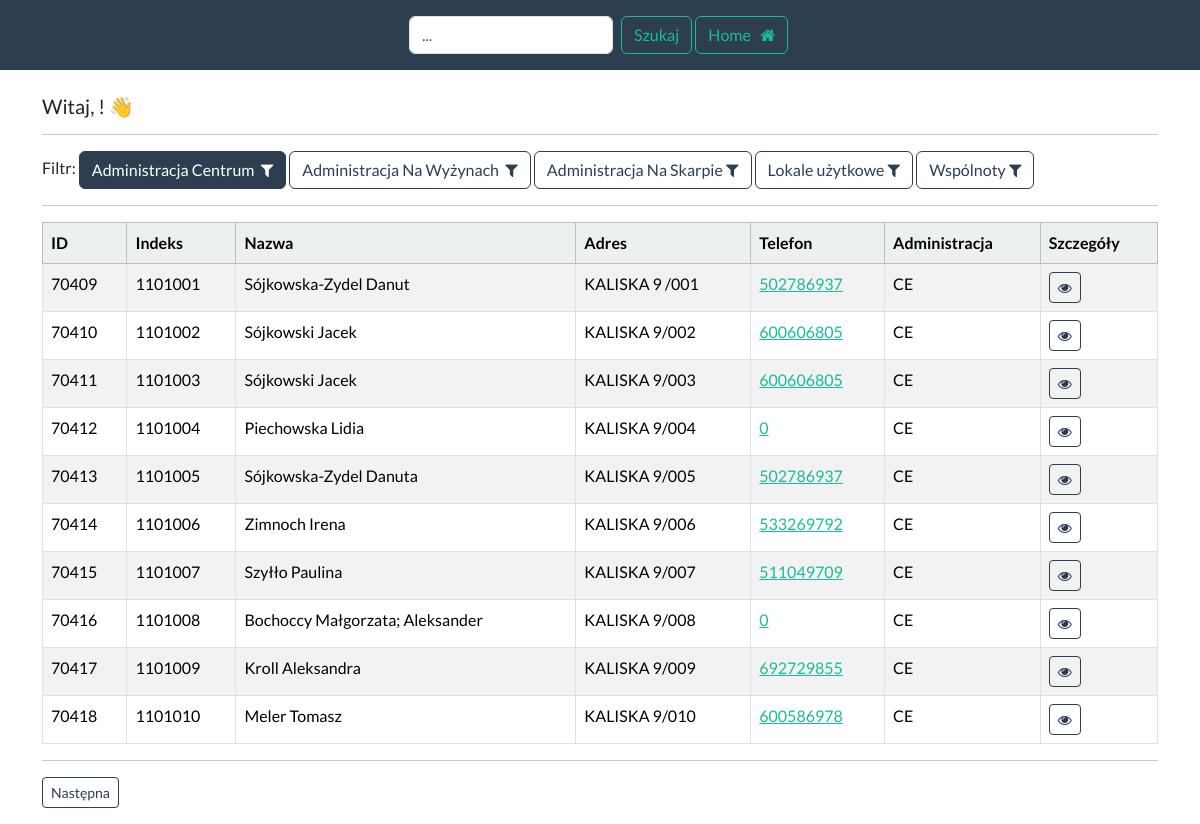
/telefony/dashboard_ce (signed in), run on an earlier commit of the app's database.
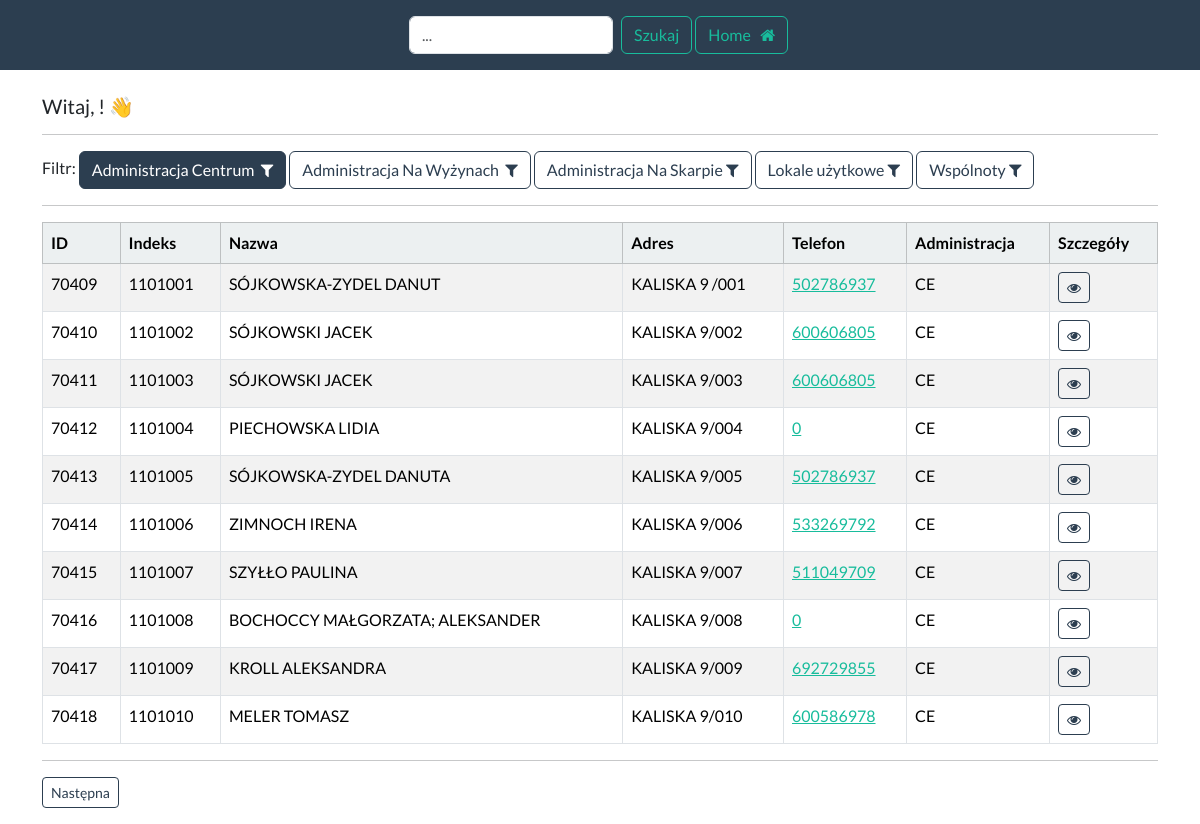
And on a later commit of the database.
### telefony/models.py (models this page shows, shortened)
class Mieszkaniec(models.Model):
    data_utworzenia = models.CharField(max_length=15, blank=True)
    indeks = models.CharField(max_length=7, blank=True)
    nazwa = models.CharField(max_length=255, blank=True)
    adres = models.CharField(max_length=255, blank=True)
    klatka = models.CharField(max_length=2, blank=True)
    telefon = models.CharField(max_length=20, blank=True)
    telefon2 = models.CharField(max_length=20, blank=True)
    telefon3 = models.CharField(max_length=20, blank=True)
    symbol_budynku = models.CharField(max_length=4, blank=True)
    tak = "tak"
    nie = "nie"
    zgoda_wybor = [
        (tak, "tak"),
        (nie, "nie")
    ]
    zgoda = models.CharField(
        max_length=3,
        choices=zgoda_wybor,
        default=tak,
    )
    ce = "CE"
    nw = "NW"
    ns = "NS"
    administracja_wybor = [
        (ns, "NS"),
        (nw, "NW"),
        (ce, "CE")
    ]
    administracja = models.CharField(
        max_length=2,
        choices=administracja_wybor,
        default=ce,
    )
    content = models.TextField(max_length=160, blank=True, null=True)
    phone = models.TextField(blank=True, null=True)

### telefony/views.py (the view)
# urls.py: path("dashboard_ce", views.dashboard_ce,
@login_required(login_url="login")
def dashboard_ce(request):
	my_records = Mieszkaniec.objects.all().filter(administracja="CE")
	p = Paginator(Mieszkaniec.objects.all().filter(administracja="CE"), 10)
	page = request.GET.get("page")
	my_record = p.get_page(page)
	return render(request, "dashboard-ce.html", {"records": my_records, "my_record": my_record})

### telefony/templates/dashboard-ce.html (shortened to what this page needs)
{% extends 'base-telefony-ce.html' %}
{% block content %}
    <h5> Witaj, {{ user.first_name }} {{ user.last_name }}! 👋 </h5>
    <hr>
    Filtr:
    <a class="btn btn-primary" href="{% url 'dashboard_ce' %}">Administracja Centrum &nbsp;<i
            class="fa fa-filter"
            aria-hidden="true"></i> </a>
    <a class="btn btn-outline-primary" href="{% url 'dashboard_nw' %}">Administracja Na Wyżynach &nbsp;<i
            class="fa fa-filter"
            aria-hidden="true"></i> </a>
    <a class="btn btn-outline-primary" href="{% url 'dashboard_ns' %}">Administracja Na Skarpie&nbsp;<i
            class="fa fa-filter"
            aria-hidden="true"></i> </a>
    <a class="btn btn-outline-primary" href="{% url 'dashboard_lu' %}">Lokale użytkowe&nbsp;<i
            class="fa fa-filter"
            aria-hidden="true"></i> </a>
    <a class="btn btn-outline-primary" href="{% url 'dashboard_w' %}">Wspólnoty&nbsp;<i
            class="fa fa-filter"
            aria-hidden="true"></i> </a>
    <hr>
    <table class="table  table-bordered table-striped" id="sample_data">
        <thead class="table-light">
        <tr>
            <th scope="col"> ID</th>
            <th scope="col"> Indeks</th>
            <th scope="col"> Nazwa</th>
            <th scope="col"> Adres</th>
            <th scope="col"> Telefon</th>
            <th scope="col"> Administracja</th>
            <th scope="col"> Szczegóły</th>
        </tr>
        </thead>
        <tbody>
        {% for record in my_record %}
            <tr>
                <td> {{ record.id }} </td>
                <td> {{ record.indeks }} </td>
                <td> {{ record.nazwa }}</td>
                <td> {{ record.adres }} </td>
                <td> <a href="{{ record.telefon }}">{{ record.telefon }}</a> </td>
                <td> {{ record.administracja }} </td>
                <td><a class="btn btn-outline-primary btn-sm" href="{% url 'view_telefony' record.id %}">
                    <i class="fa fa-eye" aria-hidden="true"></i> </a></td>
            </tr>
        {% endfor %}
        </tbody>
    </table>
    <hr>
    <nav aria-label="Page navigation example">
        <ul class="pagination">
            {% if my_record.has_next %}
                <a class="btn btn-outline-primary btn-sm" href="?page={{ my_record.next_page_number }}">Następna</a>
            {% endif %}
        </ul>
    </nav>
{% endblock %}

What changed in the data, as far as the page shows it:
changed Mieszkaniec "KALISKA 9 /001": nazwa "Sójkowska-Zydel Danut" → "SÓJKOWSKA-ZYDEL DANUT"
changed Mieszkaniec "KALISKA 9/002": nazwa "Sójkowski Jacek" → "SÓJKOWSKI JACEK"
changed Mieszkaniec "KALISKA 9/003": nazwa "Sójkowski Jacek" → "SÓJKOWSKI JACEK"
changed Mieszkaniec "KALISKA 9/004": nazwa "Piechowska Lidia" → "PIECHOWSKA LIDIA"
changed Mieszkaniec "KALISKA 9/005": nazwa "Sójkowska-Zydel Danuta" → "SÓJKOWSKA-ZYDEL DANUTA"
changed Mieszkaniec "KALISKA 9/006": nazwa "Zimnoch Irena" → "ZIMNOCH IRENA"
changed Mieszkaniec "KALISKA 9/007": nazwa "Szyłło Paulina" → "SZYŁŁO PAULINA"
changed Mieszkaniec "KALISKA 9/008": nazwa "Bochoccy Małgorzata; Aleksander" → "BOCHOCCY MAŁGORZATA; ALEKSANDER"
changed Mieszkaniec "KALISKA 9/009": nazwa "Kroll Aleksandra" → "KROLL ALEKSANDRA"
changed Mieszkaniec "KALISKA 9/010": nazwa "Meler Tomasz" → "MELER TOMASZ"
